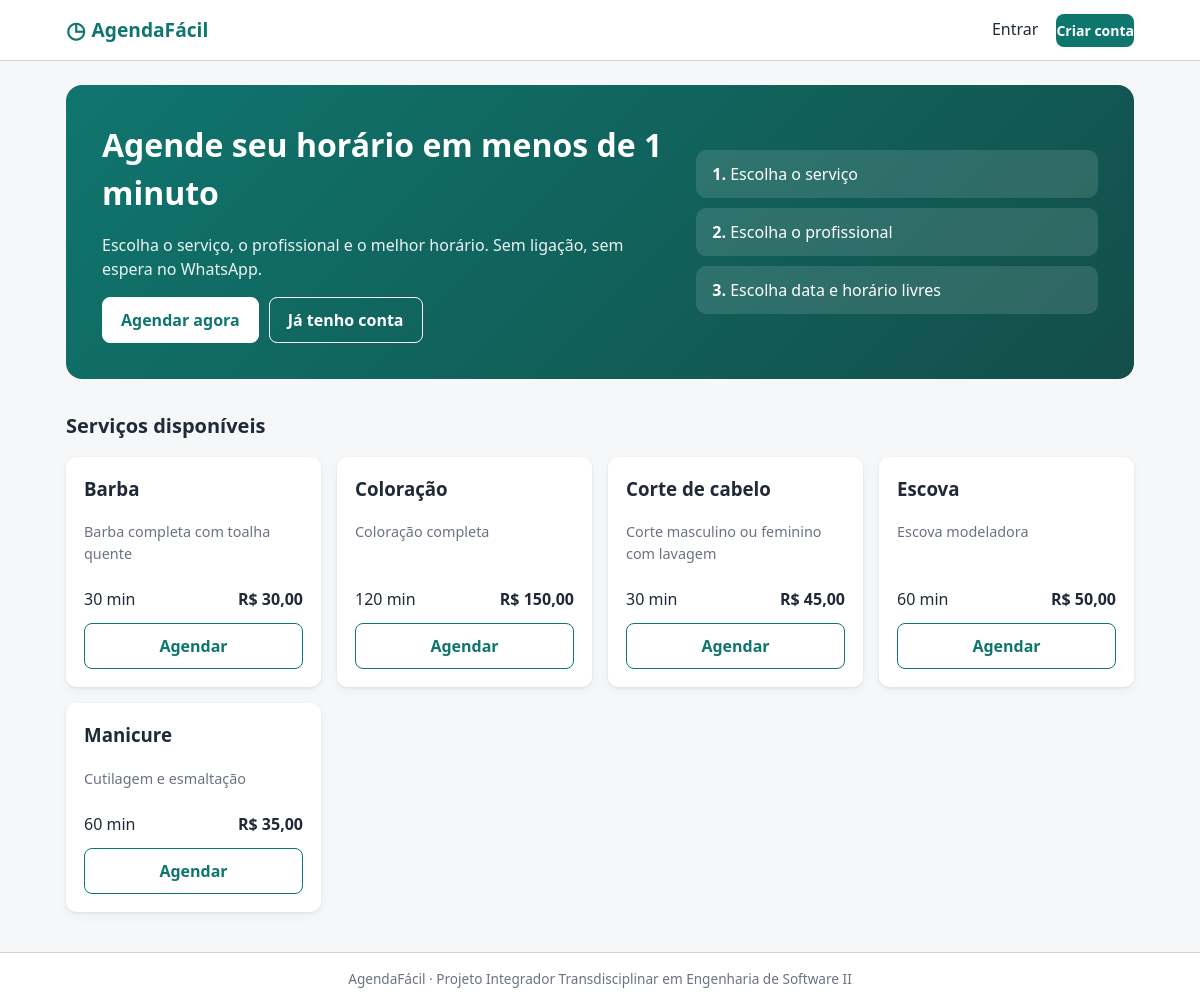
The page / on the database its author committed.
### tables this page shows
CREATE TABLE servicos (
    id           INT UNSIGNED   NOT NULL AUTO_INCREMENT,
    nome         VARCHAR(100)   NOT NULL,
    descricao    VARCHAR(255)   NULL,
    duracao_min  SMALLINT UNSIGNED NOT NULL,
    preco        DECIMAL(10,2)  NOT NULL,
    ativo        TINYINT(1)     NOT NULL DEFAULT 1,
    CONSTRAINT pk_servicos PRIMARY KEY (id),
    CONSTRAINT uq_servicos_nome UNIQUE (nome),
    CONSTRAINT ck_servicos_duracao CHECK (duracao_min BETWEEN 10 AND 480),
    CONSTRAINT ck_servicos_preco CHECK (preco >= 0)
);

### app/Core/View.php (called while the page is built, shortened)
<?php
final class View
{
    public static function render(string $view, array $dados = []): void
    {
        $arquivo = dirname(__DIR__) . '/Views/' . $view . '.php';
        extract($dados, EXTR_SKIP);
        require $arquivo;
        $conteudo = ob_get_clean();
        $usuario = Auth::usuario();
        require dirname(__DIR__) . '/Views/layout/main.php';
    }
}

### app/Core/Controller.php (called while the page is built, shortened)
<?php
abstract class Controller
{
    protected function view(string $view, array $dados = []): void
    {
        View::render($view, $dados);
    }
}

### app/Controllers/HomeController.php (called while the page is built, shortened)
<?php
class HomeController extends Controller
{
    public function index(): void
    {
        $this->view('home', [
            'titulo'   => 'Agende seu horário',
            'servicos' => (new Servico())->listar(true),
        ]);
    }
}

### app/Core/Router.php (called while the page is built, shortened)
<?php
final class Router
{
    private array $rotas = [];
    public function get(string $rota, string $controller, string $acao): void
    {
        $this->rotas['GET ' . $rota] = ['GET', $controller, $acao];
    }
    public function post(string $rota, string $controller, string $acao): void
    {
        $this->rotas['POST ' . $rota] = ['POST', $controller, $acao];
    }
    public function despachar(string $metodo, string $rota): void
    {
        $rota = trim($rota, '/') ?: 'home';
        $chave = strtoupper($metodo) . ' ' . $rota;
        [, $classe, $acao] = $this->rotas[$chave];
        (new $classe())->$acao();
    }
}

### public/index.php (called while the page is built, shortened)
<?php
$raiz = is_dir(__DIR__ . '/app') ? __DIR__ : dirname(__DIR__);
require_once $raiz . '/app/Core/helpers.php';
$router = new Router();
$router->get('home', HomeController::class, 'index');
$router->get('login', AuthController::class, 'formLogin');
$router->post('login', AuthController::class, 'login');
$router->get('cadastro', AuthController::class, 'formCadastro');
$router->post('cadastro', AuthController::class, 'cadastro');
$router->post('sair', AuthController::class, 'sair');
$router->get('agendamentos', AgendamentoController::class, 'index');
$router->get('agendamentos/novo', AgendamentoController::class, 'form');
$router->post('agendamentos/novo', AgendamentoController::class, 'salvar');
$router->post('agendamentos/cancelar', AgendamentoController::class, 'cancelar');
$router->get('api/profissionais', AgendamentoController::class, 'apiProfissionais');
$router->get('api/horarios', AgendamentoController::class, 'apiHorarios');
$router->get('admin', AdminController::class, 'dashboard');
$router->get('admin/agenda', AdminController::class, 'agenda');
$router->post('admin/status', AdminController::class, 'status');
$router->get('servicos', ServicoController::class, 'index');
$router->get('servicos/form', ServicoController::class, 'form');
$router->post('servicos/salvar', ServicoController::class, 'salvar');
$router->post('servicos/excluir', ServicoController::class, 'excluir');
$router->get('profissionais', ProfissionalController::class, 'index');
$router->get('profissionais/form', ProfissionalController::class, 'form');
$router->post('profissionais/salvar', ProfissionalController::class, 'salvar');
$router->post('profissionais/excluir', ProfissionalController::class, 'excluir');
$router->despachar($_SERVER['REQUEST_METHOD'] ?? 'GET', (string) ($_GET['r'] ?? 'home'));

### app/Core/helpers.php (called while the page is built, shortened)
<?php
function e(mixed $valor): string
{
    return htmlspecialchars((string) $valor, ENT_QUOTES, 'UTF-8');
}
function url(string $rota = 'home', array $params = []): string
{
    $query = array_merge(['r' => $rota], $params);
    return 'index.php?' . http_build_query($query);
}
function asset(string $caminho): string
{
    return 'assets/' . ltrim($caminho, '/');
}
function moeda(float|string $valor): string
{
    return 'R$ ' . number_format((float) $valor, 2, ',', '.');
}
function app_nome(): string
{
    return (string) Config::get('app.nome', 'AgendaFácil');
}

### app/Core/Session.php (called while the page is built, shortened)
<?php
final class Session
{
    public static function get(string $chave, mixed $padrao = null): mixed
    {
        return $_SESSION[$chave] ?? $padrao;
    }
}

### app/Core/Auth.php (called while the page is built, shortened)
<?php
final class Auth
{
    public static function usuario(): ?array
    {
        return Session::get('usuario');
    }
    public static function logado(): bool
    {
        return self::usuario() !== null;
    }
}

### app/Models/Servico.php (called while the page is built, shortened)
<?php
class Servico extends Model
{
    public function listar(bool $somenteAtivos = false): array
    {
        $sql = 'SELECT * FROM servicos' . ($somenteAtivos ? ' WHERE ativo = 1' : '') . ' ORDER BY nome';
        return $this->db->query($sql)->fetchAll(PDO::FETCH_ASSOC);
    }
}

### app/Core/Config.php (called while the page is built, shortened)
<?php
final class Config
{
    private static ?array $dados = null;
    public static function carregar(?array $dados = null): void
    {
        self::$dados = $dados ?? require dirname(__DIR__, 2) . '/config/config.php';
    }
    public static function get(string $chave, mixed $padrao = null): mixed
    {
        $valor = self::$dados;
        foreach (explode('.', $chave) as $parte) {
            $valor = $valor[$parte];
        }
        return $valor;
    }
}

### app/Views/home.php (the view, shortened to what this page needs)
<section class="hero">
    <div>
        <h1>Agende seu horário em menos de 1 minuto</h1>
        <p>Escolha o serviço, o profissional e o melhor horário. Sem ligação, sem espera no WhatsApp.</p>
        <div class="hero-acoes">
            <a class="botao" href="<?= url('agendamentos/novo') ?>">Agendar agora</a>
            <?php if (!App\Core\Auth::logado()): ?>
                <a class="botao botao-secundario" href="<?= url('login') ?>">Já tenho conta</a>
            <?php endif; ?>
        </div>
    </div>
    <ol class="passos" aria-label="Como funciona">
        <li><strong>1.</strong> Escolha o serviço</li>
        <li><strong>2.</strong> Escolha o profissional</li>
        <li><strong>3.</strong> Escolha data e horário livres</li>
    </ol>
</section>
<section>
    <h2>Serviços disponíveis</h2>
    <?php if (!$servicos): ?>
        <p class="vazio">Nenhum serviço disponível no momento.</p>
    <?php else: ?>
        <div class="grade-cards">
            <?php foreach ($servicos as $s): ?>
                <article class="card">
                    <h3><?= e($s['nome']) ?></h3>
                    <p class="muted"><?= e($s['descricao'] ?? '') ?></p>
                    <p class="card-meta">
                        <span><?= (int) $s['duracao_min'] ?> min</span>
                        <strong><?= moeda($s['preco']) ?></strong>
                    </p>
                    <a class="botao botao-secundario botao-bloco" href="<?= url('agendamentos/novo', ['servico' => $s['id']]) ?>">Agendar</a>
                </article>
            <?php endforeach; ?>
        </div>
    <?php endif; ?>
</section>

### app/Views/layout/main.php (shortened to what this page needs)
<?php
$rotaAtual = $_GET['r'] ?? 'home';
$ativo = fn(string $r) => str_starts_with($rotaAtual, $r) ? ' class="ativo"' : '';
?>
<!DOCTYPE html>
<html lang="pt-BR">
<head>
    <link rel="stylesheet" href="<?= asset('css/style.css') ?>">
</head>
<body>
<header class="topo">
    <div class="container topo-inner">
        <a class="marca" href="<?= url('home') ?>" aria-label="Página inicial">
            <span class="marca-icone" aria-hidden="true">◷</span> <?= e(app_nome()) ?>
        </a>
        <nav id="menu" class="menu" aria-label="Menu principal">
            <?php if ($usuario && $usuario['perfil'] === 'admin'): ?>
                <a href="<?= url('admin') ?>"<?= $rotaAtual === 'admin' ? ' class="ativo"' : '' ?>>Painel</a>
                <a href="<?= url('admin/agenda') ?>"<?= $ativo('admin/agenda') ?>>Agenda</a>
                <a href="<?= url('servicos') ?>"<?= $ativo('servicos') ?>>Serviços</a>
                <a href="<?= url('profissionais') ?>"<?= $ativo('profissionais') ?>>Profissionais</a>
            <?php elseif ($usuario): ?>
                <a href="<?= url('agendamentos/novo') ?>"<?= $ativo('agendamentos/novo') ?>>Agendar</a>
                <a href="<?= url('agendamentos') ?>"<?= $rotaAtual === 'agendamentos' ? ' class="ativo"' : '' ?>>Meus agendamentos</a>
            <?php else: ?>
                <a href="<?= url('login') ?>"<?= $ativo('login') ?>>Entrar</a>
                <a href="<?= url('cadastro') ?>" class="botao botao-pequeno">Criar conta</a>
            <?php endif; ?>
        </nav>
    </div>
</header>
<main id="conteudo" class="container">
    <?= $conteudo ?>
</main>
<footer class="rodape">
    <div class="container">
        <?= e(app_nome()) ?> &middot; Projeto Integrador Transdisciplinar em Engenharia de Software II
    </div>
</footer>
</body>
</html>

### public/assets/css/style.css (style rules this page uses)
:root { --cor-primaria: #0f766e; --cor-primaria-escura: #115e59; --cor-primaria-clara: #ccfbf1; --cor-texto: #1f2937; --cor-muted: #6b7280; --cor-borda: #d1d5db; --cor-fundo: #f6f7f9; --cor-card: #ffffff; --cor-perigo: #b91c1c; --cor-sucesso: #15803d; --raio: 10px; --sombra: 0 1px 3px rgba(0,0,0,.08), 0 4px 12px rgba(0,0,0,.04); --fonte: system-ui, -apple-system, "Segoe UI", Roboto, Arial, sans-serif; }
* { box-sizing: border-box; }
html { -webkit-text-size-adjust: 100%; }
body { margin: 0; font-family: var(--fonte); color: var(--cor-texto); background: var(--cor-fundo); line-height: 1.5; min-height: 100vh; display: flex; flex-direction: column; }
a { color: var(--cor-primaria); }
h1 { font-size: 1.6rem; margin: 0 0 1rem; }
h2 { font-size: 1.25rem; margin: 2rem 0 1rem; }
.container { width: 100%; max-width: 1100px; margin: 0 auto; padding: 0 16px; }
main.container { flex: 1; padding-top: 24px; padding-bottom: 40px; }
.muted { color: var(--cor-muted); }
.topo { background: var(--cor-card); border-bottom: 1px solid var(--cor-borda); position: sticky; top: 0; z-index: 5; }
.topo-inner { display: flex; align-items: center; justify-content: space-between; min-height: 60px; flex-wrap: wrap; }
.marca { font-weight: 700; font-size: 1.2rem; text-decoration: none; color: var(--cor-primaria); display: flex; align-items: center; gap: 6px; }
.marca-icone { font-size: 1.4rem; }
.menu { display: flex; align-items: center; gap: 18px; flex-wrap: wrap; }
.menu a { text-decoration: none; color: var(--cor-texto); padding: 6px 0; border-bottom: 2px solid transparent; }
.menu a.botao { color: #fff; border: 0; }
.botao { display: inline-block; background: var(--cor-primaria); color: #fff; border: 1px solid var(--cor-primaria); border-radius: 8px; padding: 10px 18px; font: inherit; font-weight: 600; cursor: pointer; text-decoration: none; text-align: center; transition: background .15s; }
.botao-secundario { background: #fff; color: var(--cor-primaria); }
.botao-pequeno { padding: 5px 12px; font-size: .875rem; }
.botao-bloco { display: block; width: 100%; }
.hero { display: grid; grid-template-columns: 1.4fr 1fr; gap: 32px; align-items: center; background: linear-gradient(135deg, var(--cor-primaria), #134e4a); color: #fff; padding: 36px; border-radius: 16px; }
.hero h1 { font-size: 2rem; }
.hero p { opacity: .92; }
.hero-acoes { display: flex; gap: 10px; flex-wrap: wrap; margin-top: 16px; }
.hero .botao { background: #fff; color: var(--cor-primaria); border-color: #fff; }
.hero .botao-secundario { background: transparent; color: #fff; }
.passos { list-style: none; padding: 0; margin: 0; display: grid; gap: 10px; }
.passos li { background: rgba(255,255,255,.12); padding: 12px 16px; border-radius: var(--raio); }
.grade-cards { display: grid; grid-template-columns: repeat(auto-fill, minmax(230px, 1fr)); gap: 16px; }
.card { background: var(--cor-card); border-radius: var(--raio); padding: 18px; box-shadow: var(--sombra); display: flex; flex-direction: column; }
.card h3 { margin: 0 0 4px; }
.card .muted { flex: 1; font-size: .9rem; }
.card-meta { display: flex; justify-content: space-between; align-items: center; margin: 8px 0 12px; }
.rodape { background: var(--cor-card); border-top: 1px solid var(--cor-borda); padding: 16px 0; color: var(--cor-muted); font-size: .85rem; text-align: center; }

### rows shown on the page
servicos: nome "Barba", descricao "Barba completa com toalha quente", duracao_min "30", preco "R$ 30,00"
servicos: nome "Coloração", descricao "Coloração completa", duracao_min "120", preco "R$ 150,00"
servicos: nome "Corte de cabelo", descricao "Corte masculino ou feminino com lavagem", duracao_min "30", preco "R$ 45,00"
servicos: nome "Escova", descricao "Escova modeladora", duracao_min "60", preco "R$ 50,00"
servicos: nome "Manicure", descricao "Cutilagem e esmaltação", duracao_min "60", preco "R$ 35,00"

### other values the page prints
app_nome() "AgendaFácil"
